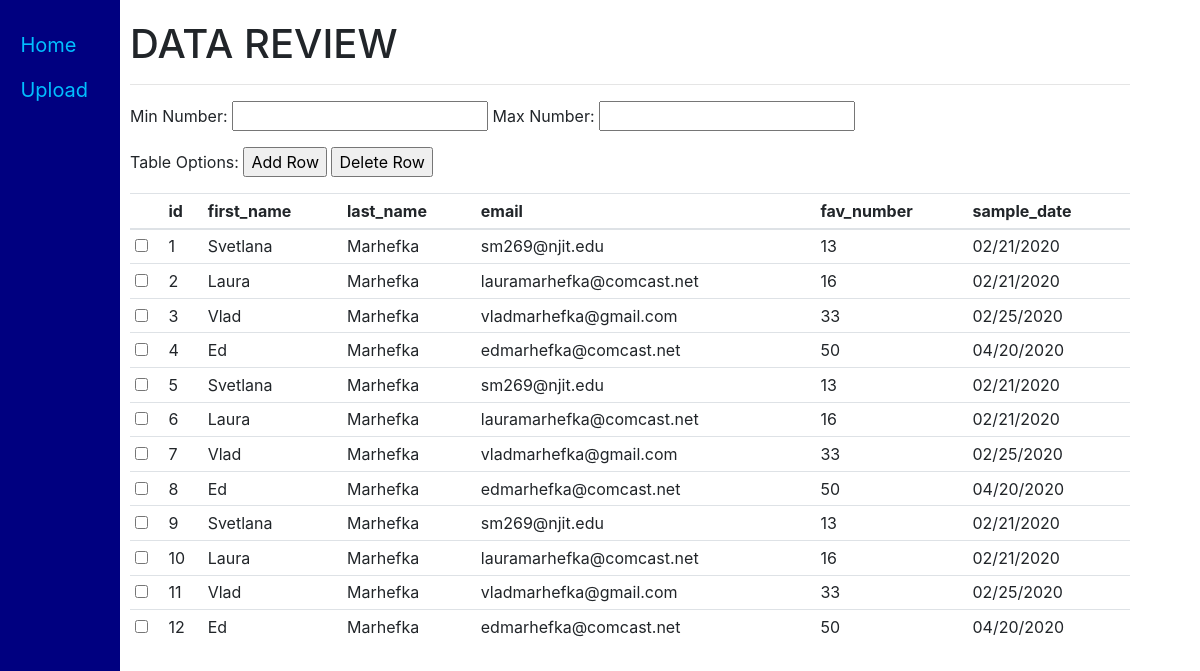
The page /review on the database as committed earlier.
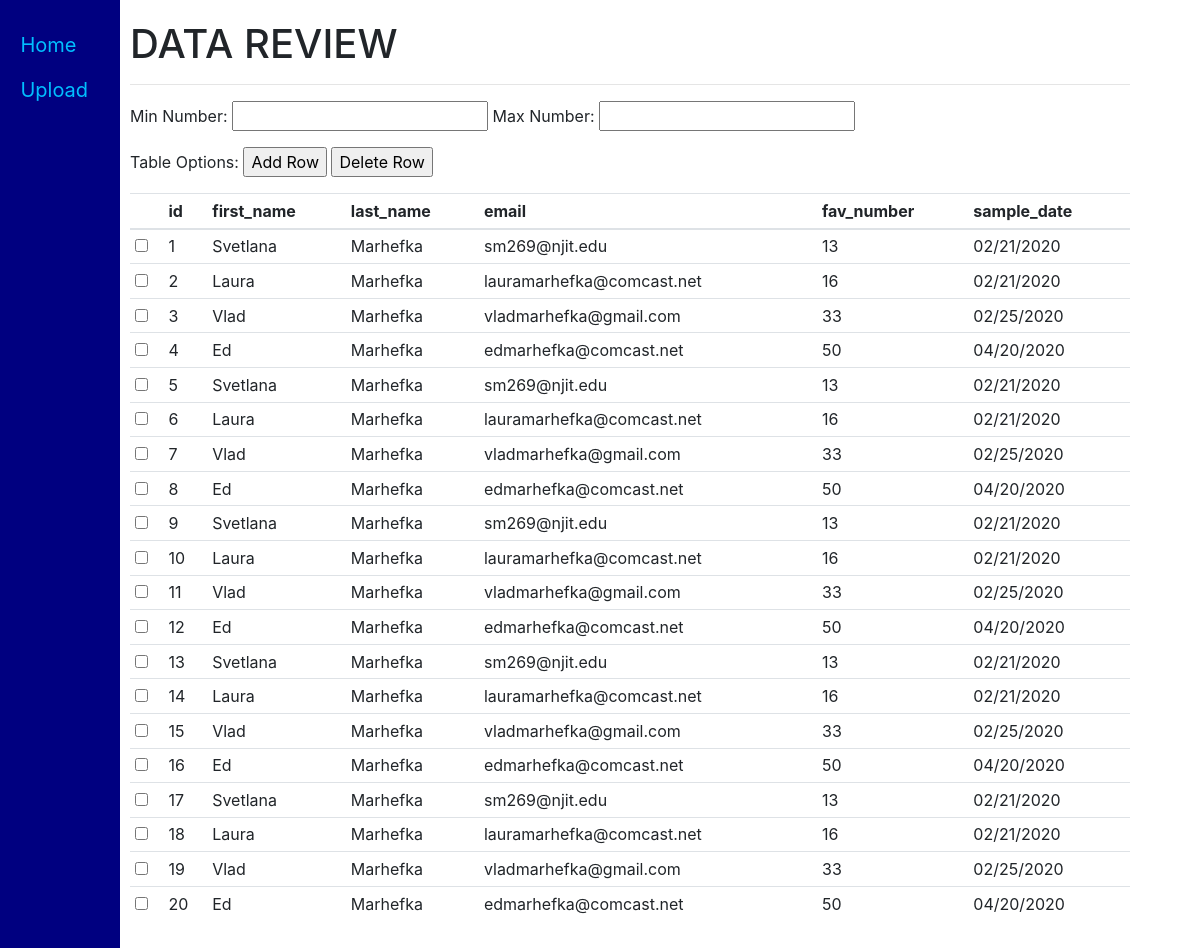
The same page on the database as committed later.
### charmsapp/models.py (models this page shows)
class SampleData(models.Model):
	id = models.AutoField(primary_key=True)
	first_name = models.CharField(max_length=20)
	last_name = models.CharField(max_length=20)
	email = models.EmailField(blank=True, max_length = 254)
	fav_number = models.IntegerField()
	sample_date = models.DateField(null=True, blank=True)

### charmsapp/views.py (the view)
# urls.py: path('review', views.review_data, name='review_view'),
def review_data(request):
    if "GET" == request.method:
        sample_data = SampleData.objects.all()
        data_headers = [f.get_attname() for f in SampleData._meta.get_fields()]
        return render(request, "charmsapp/review.html", {
        'test_data':sample_data,
        'headers': data_headers
        })
    else:
        return HttpResponse("POST REQUEST: This is the view/review page");

### charmsapp/templates/charmsapp/review.html (shortened to what this page needs)
{% extends 'charmsapp/base.html' %}
{% block side_navigation %}
<a href={% url 'charmsapp:index_view' %}>Home</a>
<a href={% url 'charmsapp:upload_view' %}>Upload</a>
{% endblock side_navigation %}
{% block main_content %}
<h1>DATA REVIEW</h1>
<hr />
<div id="data-filters">
    <p>
        Min Number: <span><input type="text" id="min" name="min"></span>
        Max Number: <span><input type="text" id="max" name="max"></span>
    </p>
</div>
<div id="button-group">
    <p>
        Table Options:
        <input type="button" class="add-row" value="Add Row">
        <input type="button" class="delete-row" value="Delete Row">
    </p>
</div>
<table class="table table-sm" id="example">
    <thead>
        <tr>
            <th scope="col"></th>
            {% for header in headers %}
            <th scope="col"> {{header}} </th>
            {% endfor %}
        </tr>
    </thead>
    <tbody>
        {% for data in test_data %}
        <tr>
            <td scope="row"><input type="checkbox" name="record" data-id="{{ data.id }}"></td>
            <td scope="row">{{data.id}}</td>
            <td scope="row" class="editable" data-id="{{ data.id }}" data-type="first_name"> {{ data.first_name }} </td>
            <td scope="row" class="editable" data-id="{{ data.id }}" data-type="last_name"> {{ data.last_name }} </td>
            <td scope="row" class="editable" data-id="{{ data.id }}" data-type="email"> {{ data.email }} </td>
            <td scope="row" class="editable" data-id="{{ data.id }}" data-type="fav_number"> {{ data.fav_number }} </td>
            <td scope="row" class="editable" data-id="{{ data.id }}" data-type="sample_date"> {{ data.sample_date|date:"m/d/Y"}} </td>
        </tr>
        {% endfor %}
    </tbody>
</table>
{% endblock main_content %}

Rows that differ between the two databases and show on the page:
added SampleData: id "13", first_name "Svetlana", last_name "Marhefka", email "sm269@njit.edu", fav_number "13", sample_date "02/21/2020"
added SampleData: id "14", first_name "Laura", last_name "Marhefka", email "lauramarhefka@comcast.net", fav_number "16", sample_date "02/21/2020"
added SampleData: id "15", first_name "Vlad", last_name "Marhefka", email "vladmarhefka@gmail.com", fav_number "33", sample_date "02/25/2020"
added SampleData: id "16", first_name "Ed", last_name "Marhefka", email "edmarhefka@comcast.net", fav_number "50", sample_date "04/20/2020"
added SampleData: id "17", first_name "Svetlana", last_name "Marhefka", email "sm269@njit.edu", fav_number "13", sample_date "02/21/2020"
added SampleData: id "18", first_name "Laura", last_name "Marhefka", email "lauramarhefka@comcast.net", fav_number "16", sample_date "02/21/2020"
added SampleData: id "19", first_name "Vlad", last_name "Marhefka", email "vladmarhefka@gmail.com", fav_number "33", sample_date "02/25/2020"
added SampleData: id "20", first_name "Ed", last_name "Marhefka", email "edmarhefka@comcast.net", fav_number "50", sample_date "04/20/2020"
